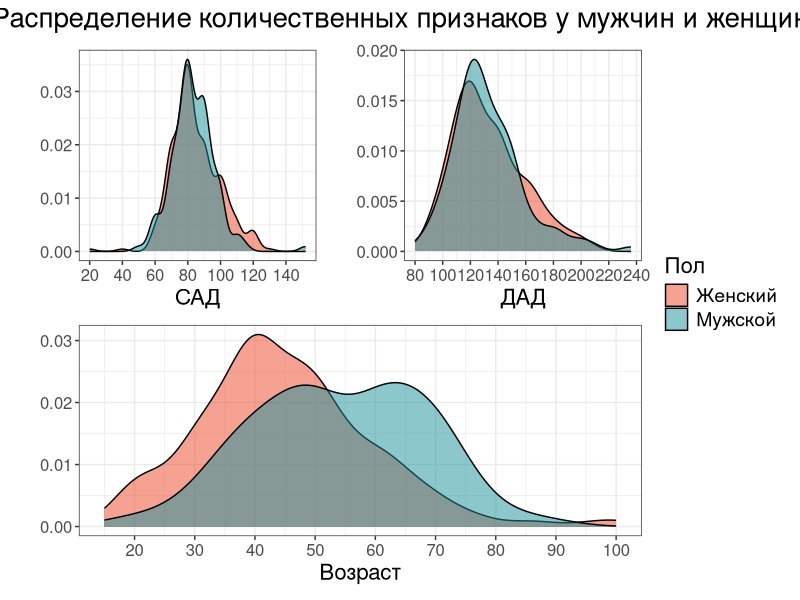
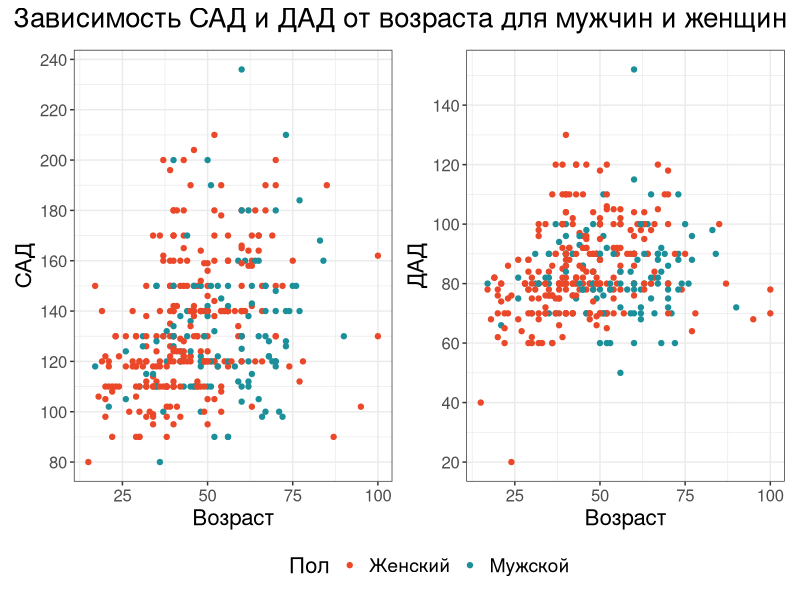
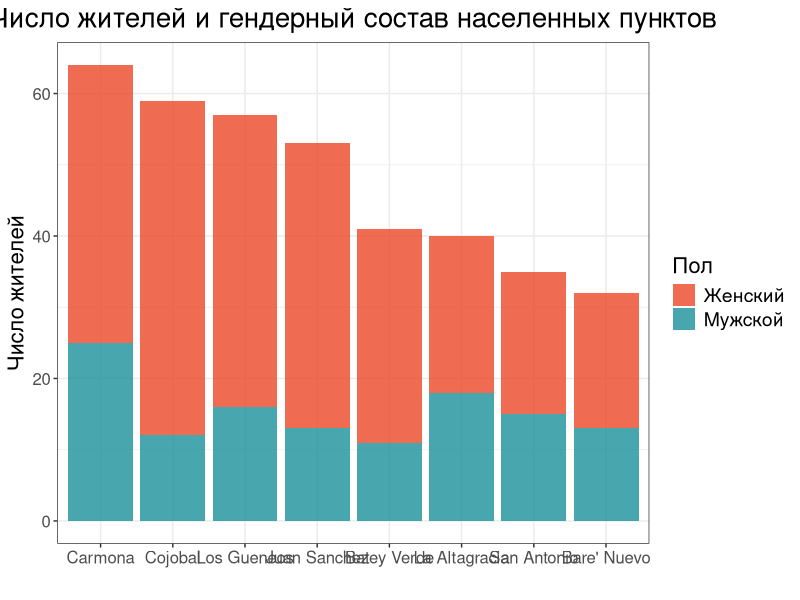
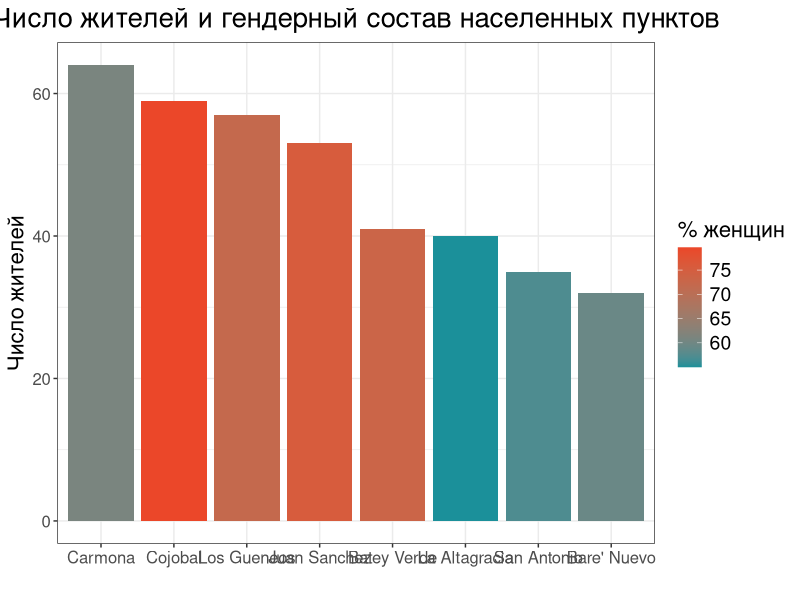
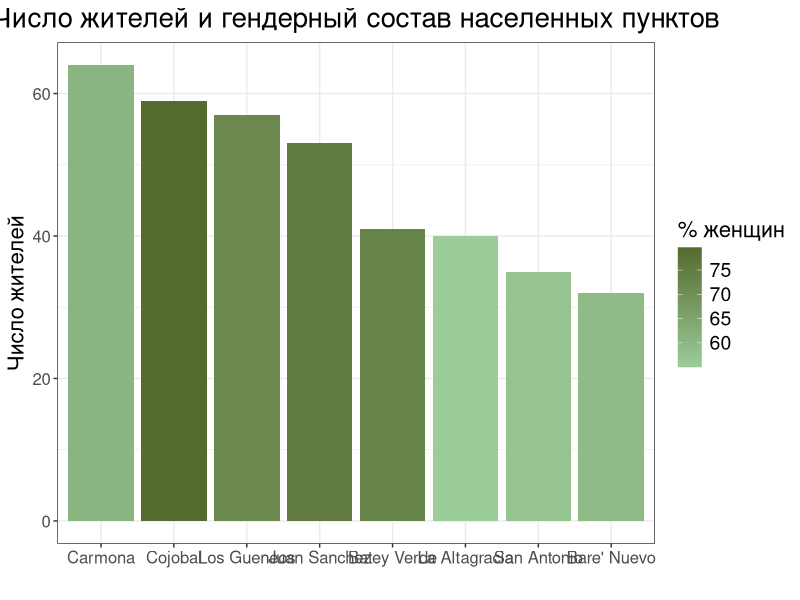
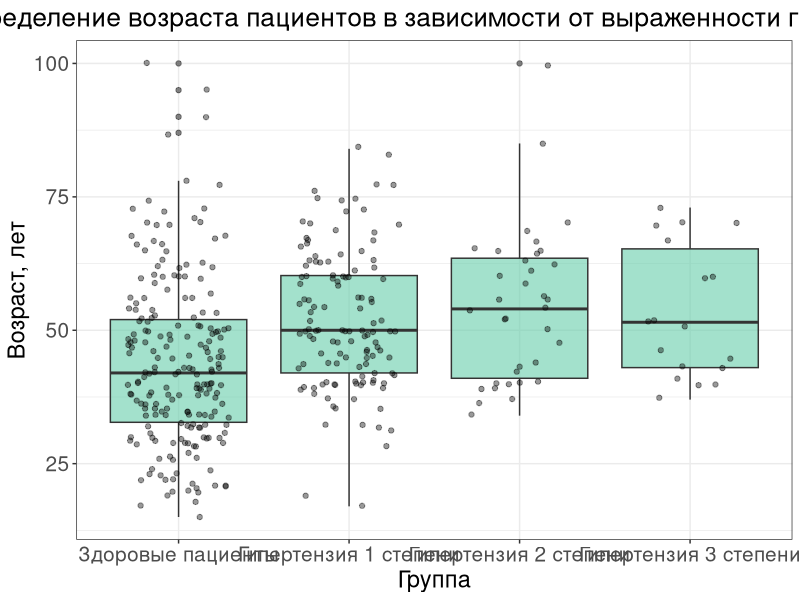
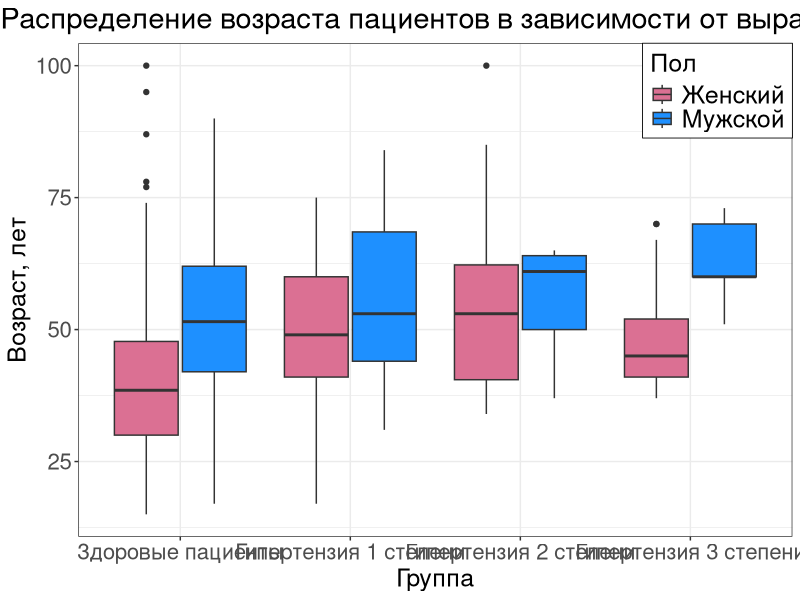
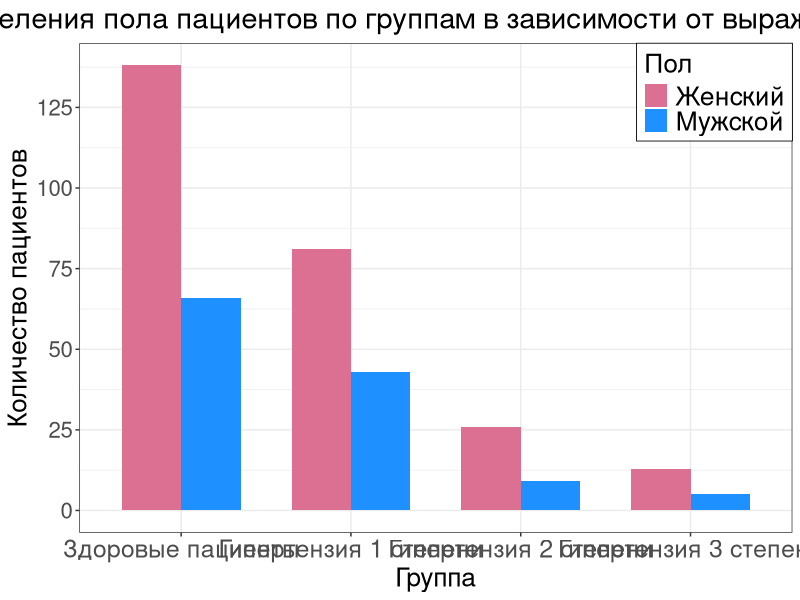

These figures' R source, in order: (Note: this script raises an error after producing the figures.)
## ---- chunk 1
knitr::opts_chunk$set(echo = TRUE, message = F, warning = F)

library(flextable)
library(tidyverse)
library(readxl)
library(scales)
library(patchwork)
library(knitr)

no_legend <- theme(
    legend.position= "none"
  )
no_y <- labs(
  y = ""
)

gender_fill <- scale_fill_manual(name= "Пол",
                   labels = c("Female" = "Женский", "Male" = "Мужской"),
                   values=c(
                    "Male" = "#1b909a",
                    "Female" = "#eb4729")
)
gender_col <- scale_colour_manual(name= "Пол",
                   labels = c("Female" = "Женский", "Male" = "Мужской"),
                   values=c(
                    "Male" = "#1b909a",
                    "Female" = "#eb4729")
)
theme_set(theme_bw())
axis_theme <- theme(
    plot.title = element_text(size=20, hjust=0.5),
    plot.subtitle = element_text(size=14, hjust=0.5),
    axis.title = element_text(size=16),
    axis.text.y = element_text(size=12),
    axis.text.x = element_text(size=12),
    legend.title = element_text(size = 16),
    legend.text = element_text(size = 14),
    )
## ---- chunk 2
hypertension <- read_xlsx("data/originals/DominicanHTN_add_sign.xlsx")
hypertension <- hypertension %>%
  mutate(severity_hypertension = case_when(
    (SBP < 140 & DBP < 90) ~ "norm",
    ((SBP >= 140 & SBP < 160) | (DBP >= 90 & DBP < 100)) ~ "stage1", 
    ((SBP >= 160 & SBP < 180) | (DBP >= 100 & DBP < 110)) ~ "stage2", 
    (SBP >= 180 | DBP >= 110) ~ "stage3", 
    TRUE ~ "crisis" )) 

hypertension %>% 
  filter(severity_hypertension == "crisis") #все пациенты распределены по группам
## ---- chunk 3

gender_table <- hypertension %>%
  mutate(Пол = case_when(
    Gender == "Male" ~ "Мужской",
    Gender == "Female" ~ "Женский"
  )) %>%
  count(Пол) %>%
  rename("Количество" = n) %>%
  bind_rows(
    tibble(Пол = "Всего", Количество = sum(.$Количество))
  ) 
qflextable(gender_table) %>% set_caption("Распределение пациентов по полу")

## ---- chunk 4
hypertension %>% group_by(Gender) %>% summarise(median_age=median(Age))
## ---- chunk 5
p1 <- ggplot(hypertension, aes(x = SBP, fill = Gender)) + 
  geom_density(alpha = 0.5) + no_legend + labs(x = "ДАД") + scale_x_continuous(breaks = seq(80, 350, 20))
p2 <- ggplot(hypertension, aes(x = DBP, fill = Gender)) + 
  geom_density(alpha = 0.5) + no_legend + labs(x = "САД") + scale_x_continuous(breaks = seq(20, 350, 20))
p3 <- ggplot(hypertension, aes(x = Age, fill = Gender)) + 
  geom_density(alpha = 0.5) + labs(x = "Возраст") + scale_x_continuous(breaks=seq(0, 100, 10))


(p2 + p1) / p3 + plot_annotation(title = "Распределение количественных признаков у мужчин и женщин") + plot_layout(guides = "collect") & no_y & gender_fill & axis_theme
## ---- chunk 6
p1 <- ggplot(hypertension, aes(x=Age, y=SBP, color=Gender))+
  geom_point() + labs(x = "Возраст", y="САД") + scale_y_continuous(breaks = seq(20, 350, 20))
p2 <- ggplot(hypertension, aes(x=Age, y=DBP, color=Gender))+
  geom_point() + labs(x = "Возраст", y="ДАД") + scale_y_continuous(breaks = seq(20, 350, 20))
p1 + p2 + plot_layout(guides = "collect") + plot_annotation(title = "Зависимость САД и ДАД от возраста для мужчин и женщин") & gender_col & axis_theme & theme(legend.position = "bottom") 
## ---- chunk 7
ggplot(hypertension) +
  geom_bar(aes(x = fct_infreq(Village), fill = Gender), alpha=0.8) + gender_fill +
  labs(x="", y="Число жителей",title="Число жителей и гендерный состав населенных пунктов")+axis_theme
## ---- chunk 8
village_stats <- hypertension %>%
  group_by(Village) %>%
  summarise(
    total = n(),
    pct_female = mean(Gender == "Female") * 100
  )
ggplot(village_stats, aes(x = fct_reorder(Village, total, .desc = T), y = total, fill = pct_female)) +
  geom_col() +
  scale_fill_gradient(low = "#1b909a", high = "#eb4729", name = "% женщин") +
  labs(x = "", y = "Число жителей", title="Число жителей и гендерный состав населенных пунктов") + axis_theme
## ---- chunk 9
ggplot(village_stats, aes(x = fct_reorder(Village, total, .desc = T), y = total, fill = pct_female)) +
  geom_col() +
  scale_fill_gradient(low = "#9BCD9B", high = "darkolivegreen", name = "% женщин") +
  labs(x = "", y = "Число жителей", title="Число жителей и гендерный состав населенных пунктов") + axis_theme
## ---- chunk 10
scale_x_hypertension <- scale_x_discrete(name = "Группа",
                                         labels = c("norm" = "Здоровые пациенты",
                                                    "stage1" = "Гипертензия 1 степени",
                                                    "stage2" = "Гипертензия 2 степени",
                                                    "stage3" = "Гипертензия 3 степени"))

ggplot(hypertension, aes(x = severity_hypertension, y = Age)) +
  geom_boxplot(width = 0.8, alpha = 0.6, fill = "aquamarine3") +
  geom_jitter(width = 0.3, alpha = 0.4, color = "black") +
  labs(title = "Распределение возраста пациентов в зависимости от выраженности гипертензии", 
       x = "Группа", 
       y = "Возраст, лет")+
  scale_x_hypertension +
  theme_bw()+
  theme(
    plot.title = element_text(size = 19, hjust = 0.5),
    axis.title = element_text(size = 17),
    axis.text.y = element_text(size = 15),
    axis.text.x = element_text(size = 15)
  )
## ---- chunk 11
scale_fill_gender <- scale_fill_manual(
    name = "Пол",
    labels = c(
      "Male" = "Мужской",
      "Female" = "Женский"),
    values = c(
      "Male" = "dodgerblue",
      "Female" = "palevioletred"))

ggplot(hypertension, aes(x = severity_hypertension, y = Age, fill = Gender)) +
  geom_boxplot(position = position_dodge(width = 0.8)) +
  labs(title = "Распределение возраста пациентов в зависимости от выраженности гипертензии", 
       x = "Группа", 
       y = "Возраст, лет")+
  scale_x_hypertension+
  scale_fill_gender+
  theme_bw()+
  theme(
    plot.title = element_text(size = 21, hjust = 0.2),
    axis.title = element_text(size = 18),
    axis.text.y = element_text(size = 16),
    axis.text.x = element_text(size = 16),
    legend.position = "inside",
    legend.justification = c("right", "top"),
    legend.title = element_text(size = 18),
    legend.text = element_text(size = 18),
    legend.background = element_rect(color = "black", size = 0.3)
  )
## ---- chunk 12
ggplot(hypertension, aes(x = severity_hypertension, fill = Gender)) +
  geom_bar(position = "dodge", width = 0.7) +
  labs(title = "График распределения пола пациентов по группам в зависимости от выраженности гипертензии", 
       x = "Группа", 
       y = "Количество пациентов") +
  scale_x_hypertension +
  scale_y_continuous(
    name = "Количество пациентов",
    breaks = seq(0, 150, 25))+
  scale_fill_gender+
  theme_bw()+
  theme(
    plot.title = element_text(size = 21, hjust = 0.5),
    axis.title = element_text(size = 19),
    axis.text.y = element_text(size = 16),
    axis.text.x = element_text(size = 18),
    legend.position = "inside",
    legend.justification = c("right", "top"),
    legend.title = element_text(size = 19),
    legend.text = element_text(size = 19),
    legend.background = element_rect(color = "black", size = 0.3)
  )
## ---- chunk 13
scale_fill_hypertension <- scale_fill_manual(
    name = "Группа",
    labels = c(
      "norm" = "Здоровые пациенты",
      "stage1" = "1 степень",
      "stage2" = "2 степень",
      "stage3" = "3 степень"),
    values = c(
      "norm" = "palegreen",
      "stage1" = "seagreen2",
      "stage2" = "mediumseagreen",
      "stage3" = "seagreen"))

ggplot(hypertension, aes(x = Village, fill = severity_hypertension)) +
  geom_bar(position = "dodge", width = 0.8) +
  labs(title = "График распределения групп по деревням в зависимости от выраженности гипертензии",
       x = "Деревня", y = "Количество пациентов")+
  scale_fill_hypertension+
  theme_bw()+
  theme(
    plot.title = element_text(size = 23, hjust = 0.5),
    axis.title = element_text(size = 20),
    axis.text.y = element_text(size = 16),
    axis.text.x = element_text(size = 16),
    legend.position = "inside",
    legend.justification = c("right", "top"),
    legend.title = element_text(size = 18),
    legend.text = element_text(size = 18),
    legend.background = element_rect(color = "black", size = 0.3)
  )
## ---- chunk 14
ggplot(hypertension, aes(x = severity_hypertension, y = SBP)) +
  geom_violin(fill = "cornflowerblue", alpha = 0.5) +
  geom_boxplot(fill = "royalblue4", width = 0.15) +
  labs(title = "САД по группам в зависимости от выраженности гипертензии", 
       x = "Группа", 
       y = "САД, мм рт. ст.") +
  scale_x_hypertension+
  scale_y_continuous(
    name = "САД, мм рт. ст.",
    breaks = seq(0, 300, 25))+
  theme_bw()+
  theme(
    plot.title = element_text(size = 28, hjust = 0.5),
    axis.title = element_text(size = 25),
    axis.text.y = element_text(size = 20),
    axis.text.x = element_text(size = 19)
  )

ggplot(hypertension, aes(x = severity_hypertension, y = DBP, fill = severity_hypertension)) +
  geom_violin(fill = "cornflowerblue", alpha = 0.5) +
  geom_boxplot(fill = "royalblue4", width = 0.15) +
  labs(title = "ДАД по группам в зависимости от выраженности гипертензии", 
       x = "Группа", 
       y = "ДАД, мм рт. ст.") +
  scale_y_continuous(
    name = "САД, мм рт. ст.",
    breaks = seq(0, 300, 25))+
  scale_x_hypertension+
  theme_bw()+
  theme(
    plot.title = element_text(size = 28, hjust = 0.5),
    axis.title = element_text(size = 25),
    axis.text.y = element_text(size = 20),
    axis.text.x = element_text(size = 19)
  )
## ---- chunk 15
hypertension_gender_MWtest <- wilcox.exact(SBP ~ Gender,
                                data = hypertension, 
                                alternative = "two.sided", 
                                conf.int = TRUE, 
                                conf.level = 0.95)

print(hypertension_gender_MWtest)
## ---- chunk 16

hypertension_age_SPtest <- cor.test(hypertension$Age, hypertension$Severity_hypertension_category, method = "spearman")

print(hypertension_age_SPtest)
## ---- chunk 17
get_village_statistics <- function(df, gender) {
  df <- df %>%
    filter(Gender == gender) 
  test_result <- cor.test(df$Age, df$Severity_hypertension_category, method = "spearman") 
  interval_result <- SpearmanRho(df$Age, df$Severity_hypertension_category, conf.level = 0.95) 
  return(c(gender = gender, 
           rho = round(test_result$estimate, 2), 
           p.val = round(test_result$p.value, 4), 
           interval = round(interval_result, 2)))
}

genders <- levels(factor(hypertension$Gender))
reses_gender <-list()
for (i in seq_along(genders)) {
  g <- genders[i]
  reses_gender[[i]] <- get_village_statistics(hypertension, g)
}
print(reses_gender)

## ---- chunk 18
get_village_statistics <- function(df, village) {
  df <- df %>%
    filter(Village == village, Gender == "Female") 
  test_result <- cor.test(df$Age, df$Severity_hypertension_category, method = "spearman") 
  return(test_result)
}

villages <- levels(factor(hypertension$Village))
reses_villages <-list()
for (i in seq_along(villages)) {
  v <- villages[i]
  stat_villages <- get_village_statistics(hypertension, v)
  reses_villages[[i]] <- c(village=v,
                           rho = round(stat_villages$estimate, 2),
                           p.val = round(stat_villages$p.value, 4))
} 
print(reses_villages)

## ---- chunk 19
menopause_hypertension <- hypertension %>%
  select(Age, Gender, Severity_hypertension_category) %>%
  filter(Gender == "Female")  %>%
  mutate(Menopause = case_when(
    (Age < 50) ~ "no",
    (Age >= 50) ~ "menopause"
  )) %>% 
  mutate(Menopause_category = case_when(
    (Menopause == "no") ~ 0,
    (Menopause == "menopause") ~ 1
  ))

hypertension_menopause_MWtest <- wilcox.exact(Severity_hypertension_category ~ Menopause_category,
                                data = menopause_hypertension, 
                                alternative = "less", 
                                conf.int = TRUE, 
                                conf.level = 0.95)

print(hypertension_gender_MWtest)
## ---- chunk 20

cont_table_village_hyp <- table(hypertension$Village, hypertension$Severity_hypertension)
chisq.test(cont_table_village_hyp)
